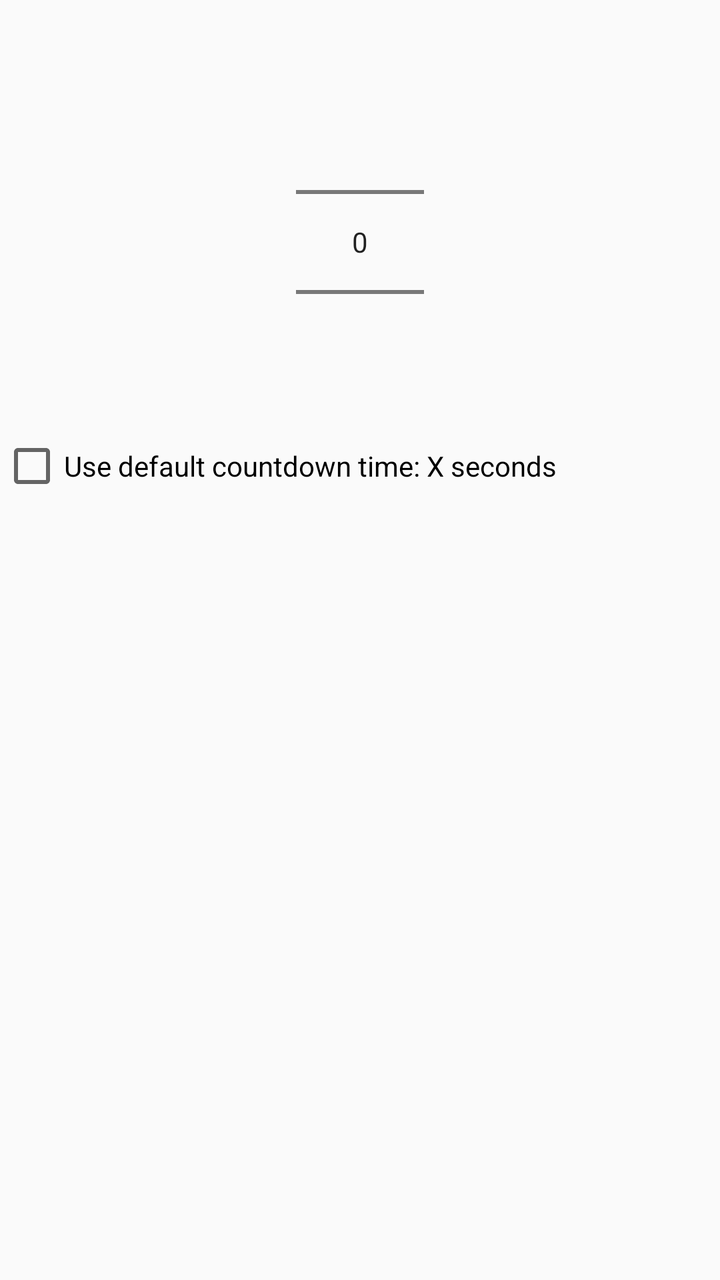
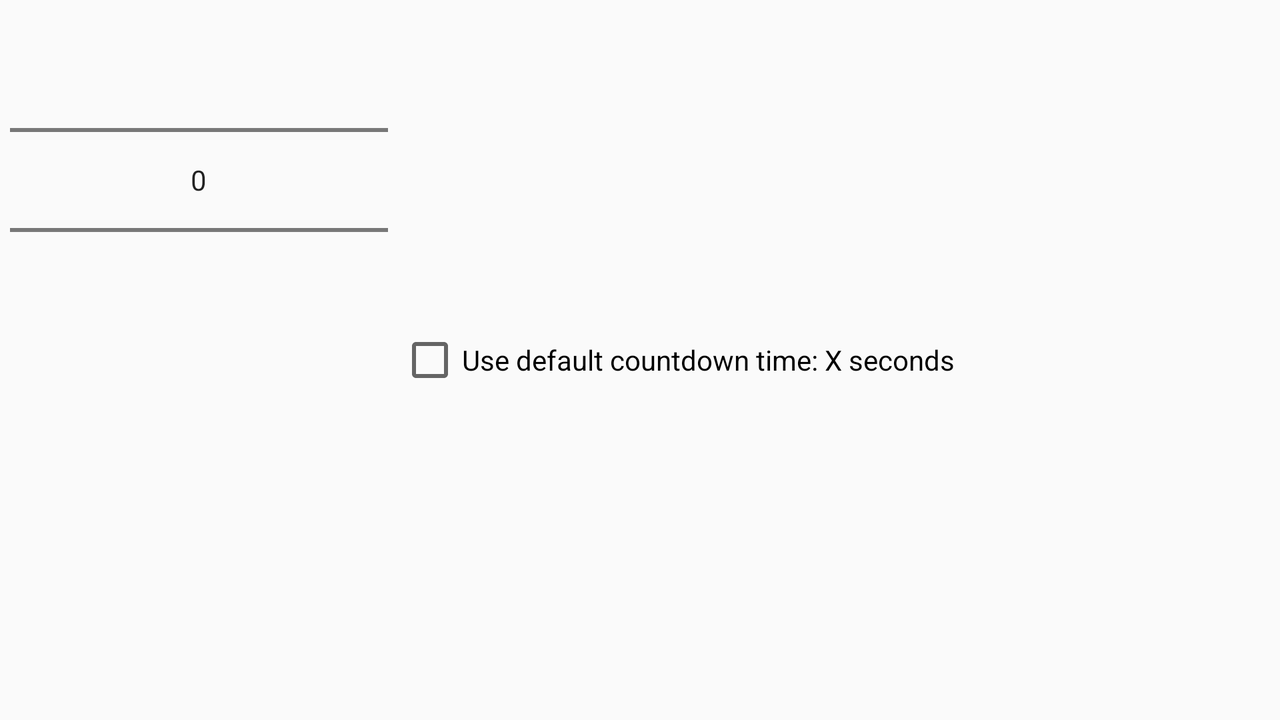

The same Android screen from two of the app's own layout files: first res/layout/ as a phone draws it, then the author's variant for another configuration, drawn on a device whose configuration selects that folder. Both files follow.
<!-- AndroidManifest.xml: application theme AppTheme -->
<!-- res/layout/fragment_timeout_dialog.xml -->
<LinearLayout xmlns:android="http://schemas.android.com/apk/res/android"
    xmlns:tools="http://schemas.android.com/tools"
    android:layout_width="match_parent"
    android:layout_height="match_parent"
    android:orientation="vertical"
    tools:context="com.aboutmycode.betteropenwith.TimeoutDialogFragment">

    <TextView
        android:id="@+id/text_dialog_message"
        android:layout_width="match_parent"
        android:layout_height="wrap_content"
        android:layout_marginTop="6dip"
        android:paddingLeft="12dip"
        android:paddingRight="12dip" >
    </TextView>

    <NumberPicker
        android:id="@+id/numberPicker"
        android:layout_width="wrap_content"
        android:layout_height="wrap_content"
        android:layout_marginBottom="6dip"
        android:layout_marginTop="6dip"
        android:layout_gravity="center_horizontal" />

    <CheckBox
        android:id="@+id/useDefault"
        android:layout_width="wrap_content"
        android:layout_height="wrap_content"
        android:text="Use default countdown time: X seconds" />
</LinearLayout>
<!-- resources referenced by this layout -->
<resources>
  <!-- from res/values-v21/ -->
  <style name="AppTheme" parent="android:Theme.Material.Light.DarkActionBar">
          
      </style>
</resources>
<!-- res/layout-land/fragment_timeout_dialog.xml (the author's variant of the layout above) -->
<!-- drawn on the phone turned sideways -->
<LinearLayout xmlns:android="http://schemas.android.com/apk/res/android"
    xmlns:tools="http://schemas.android.com/tools"
    android:layout_width="match_parent"
    android:layout_height="match_parent"
    android:orientation="horizontal"
    android:weightSum="10"
    tools:context="com.aboutmycode.betteropenwith.TimeoutDialogFragment">

    <TextView
        android:id="@+id/text_dialog_message"
        android:layout_width="match_parent"
        android:layout_height="wrap_content"
        android:layout_marginTop="6dip"
        android:paddingLeft="12dip"
        android:paddingRight="12dip"
        android:visibility="gone">
    </TextView>

    <NumberPicker
        android:id="@+id/numberPicker"
        android:layout_width="0dp"
        android:layout_weight="3"
        android:layout_height="wrap_content"
        android:layout_marginLeft="5dp"
        android:layout_marginRight="5dp"
        android:layout_gravity="center_horizontal" />

    <CheckBox
        android:id="@+id/useDefault"
        android:layout_width="0dp"
        android:layout_weight="7"
        android:layout_height="wrap_content"
        android:text="Use default countdown time: X seconds"
        android:layout_gravity="center_vertical" />
</LinearLayout>
